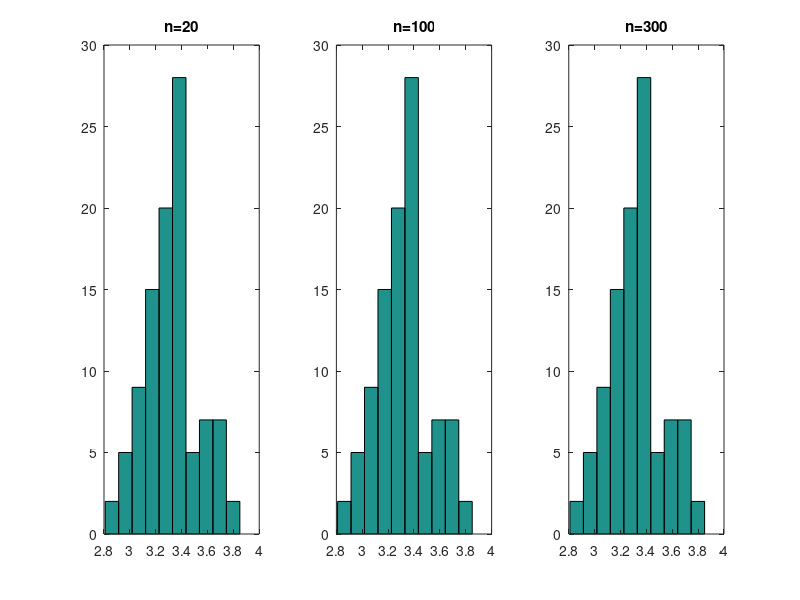

The MATLAB source for this figure:
%% ----------------------(e) Create an histogram--------------------------
a=2;       b=4; %Parameters
theta = 0.726;          %exact value of the estimator
N=100;        n=[20 100 300];       Mtot=zeros(3,N);
for j=1:3
    
    for k=1:N
        U=zeros(1,n(j));
        for i=1:n(j)
            U(i)=unifrnd(0,1);
        end
        tt=sqrt(1-(1-U).^(1/4)) ;
        W=zeros(1,n(j));
        for i=1:n(j)
            W(i)=log(1-U(i)^a);
        end
        BL=-n(j)/sum(W);       %Estimator for MLE
        E3=(1-0.05^(1/BL))^(1/a);
        Mtot(:,k)=sqrt(n(j))*(E3-theta);
    end
end
figure
subplot(1,3,1)
hist(Mtot(1,:))
title('n=20')
subplot(1,3,2)
hist(Mtot(2,:))
title('n=100')
subplot(1,3,3)
hist(Mtot(3,:))
title('n=300')


